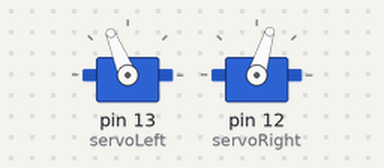
Simulated run of this sketch. Board: Arduino Uno, built with avr-gcc and run on an emulated ATmega328P. Shown: 2 × servo.

Above: at 0.1 s.
At 3.5 s:
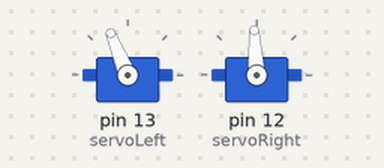
Timing chart, 0 to 5.9 s (numbered marks = the images above):
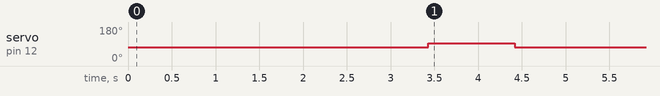

The sketch:

ExactDistanceChallange.ino
```cpp
#include <Servo.h>
Servo servoLeft;
Servo servoRight;
void setup() {
  // put your setup code here, to run once:
servoLeft.attach(13);
servoRight.attach(12);
servoLeft.writeMicroseconds(1700);
servoRight.writeMicroseconds(1300);
delay(3429);
servoRight.writeMicroseconds(1500);
delay(990);
servoRight.writeMicroseconds(1300);
delay(5053);
servoLeft.detach();
servoRight.detach();
}
void loop() {
  // put your main code here, to run repeatedly:

}
```
